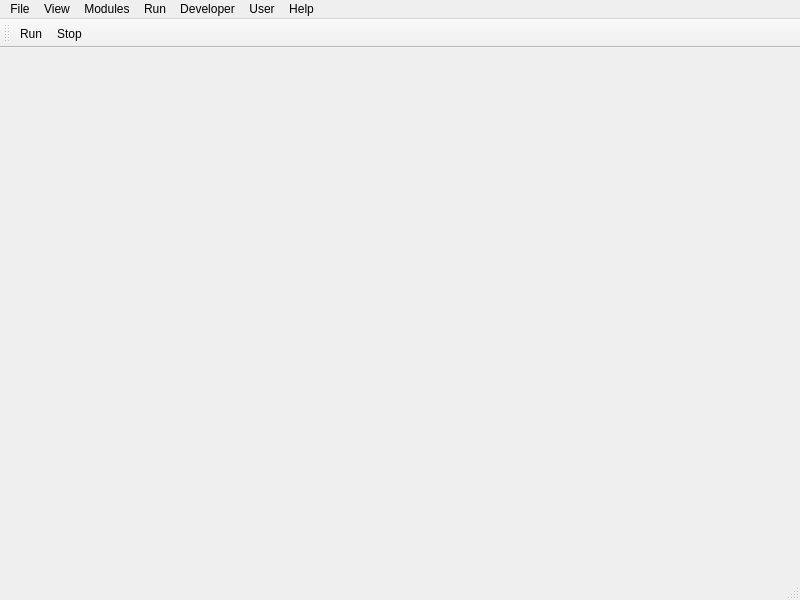
<?xml version="1.0" encoding="UTF-8"?>
<ui version="4.0">
 <class>MainWindow</class>
 <widget class="QMainWindow" name="MainWindow">
  <property name="geometry">
   <rect>
    <x>0</x>
    <y>0</y>
    <width>800</width>
    <height>600</height>
   </rect>
  </property>
  <property name="windowTitle">
   <string>MainWindow</string>
  </property>
  <widget class="QWidget" name="centralwidget"/>
  <widget class="QMenuBar" name="menubar">
   <property name="geometry">
    <rect>
     <x>0</x>
     <y>0</y>
     <width>800</width>
     <height>25</height>
    </rect>
   </property>
   <widget class="QMenu" name="menuFile">
    <property name="title">
     <string>File</string>
    </property>
    <widget class="QMenu" name="menuRecent_Projects">
     <property name="title">
      <string>Recent Projects</string>
     </property>
    </widget>
    <addaction name="actionNew_Project"/>
    <addaction name="actionOpen_Project"/>
    <addaction name="actionSave_Project"/>
    <addaction name="actionSave_Project_As"/>
    <addaction name="separator"/>
    <addaction name="menuRecent_Projects"/>
    <addaction name="separator"/>
    <addaction name="actionExamples"/>
    <addaction name="separator"/>
    <addaction name="actionExit"/>
   </widget>
   <widget class="QMenu" name="menuProject">
    <property name="title">
     <string>Modules</string>
    </property>
   </widget>
   <widget class="QMenu" name="menuRun">
    <property name="title">
     <string>Run</string>
    </property>
    <addaction name="actionRun"/>
    <addaction name="actionStop"/>
    <addaction name="separator"/>
    <addaction name="actionCompile"/>
   </widget>
   <widget class="QMenu" name="menuDeveloper">
    <property name="title">
     <string>Developer</string>
    </property>
    <addaction name="actionEdit_Module_Interface"/>
    <addaction name="actionTest_Module_Interface"/>
    <addaction name="actionUpdate_auto_h_files_for_all_modules"/>
   </widget>
   <widget class="QMenu" name="menuHelp">
    <property name="title">
     <string>Help</string>
    </property>
    <addaction name="actionAbout"/>
   </widget>
   <widget class="QMenu" name="menuView">
    <property name="title">
     <string>View</string>
    </property>
    <addaction name="actionShow_Component_Names"/>
   </widget>
   <widget class="QMenu" name="menuUser">
    <property name="title">
     <string>User</string>
    </property>
    <addaction name="actionLinks_Editor"/>
   </widget>
   <addaction name="menuFile"/>
   <addaction name="menuView"/>
   <addaction name="menuProject"/>
   <addaction name="menuRun"/>
   <addaction name="menuDeveloper"/>
   <addaction name="menuUser"/>
   <addaction name="menuHelp"/>
  </widget>
  <widget class="QStatusBar" name="statusbar"/>
  <widget class="QToolBar" name="toolBar">
   <property name="windowTitle">
    <string>toolBar</string>
   </property>
   <attribute name="toolBarArea">
    <enum>TopToolBarArea</enum>
   </attribute>
   <attribute name="toolBarBreak">
    <bool>false</bool>
   </attribute>
   <addaction name="actionRun"/>
   <addaction name="actionStop"/>
  </widget>
  <action name="actionNew_Project">
   <property name="text">
    <string>New Project</string>
   </property>
   <property name="shortcut">
    <string>Ctrl+N</string>
   </property>
  </action>
  <action name="actionOpen_Project">
   <property name="text">
    <string>Open Project...</string>
   </property>
   <property name="shortcut">
    <string>Ctrl+O</string>
   </property>
  </action>
  <action name="actionSave_Project">
   <property name="text">
    <string>Save Project</string>
   </property>
   <property name="shortcut">
    <string>Ctrl+S</string>
   </property>
  </action>
  <action name="actionSave_Project_As">
   <property name="text">
    <string>Save Project As...</string>
   </property>
   <property name="shortcut">
    <string>Ctrl+Shift+S</string>
   </property>
  </action>
  <action name="actionExamples">
   <property name="text">
    <string>Examples...</string>
   </property>
  </action>
  <action name="actionExit">
   <property name="text">
    <string>Exit</string>
   </property>
  </action>
  <action name="actionTest_Module_Interface">
   <property name="text">
    <string>Test Module Interface...</string>
   </property>
  </action>
  <action name="actionUpdate_auto_h_files_for_all_modules">
   <property name="text">
    <string>Update auto.h files for all modules</string>
   </property>
  </action>
  <action name="actionAbout">
   <property name="text">
    <string>About...</string>
   </property>
  </action>
  <action name="actionRun">
   <property name="icon">
    <iconset resource="../xclu.qrc">
     <normaloff>:/builtin_resources/themes/Integrid/icons/run.png</normaloff>:/builtin_resources/themes/Integrid/icons/run.png</iconset>
   </property>
   <property name="text">
    <string>Run</string>
   </property>
  </action>
  <action name="actionStop">
   <property name="icon">
    <iconset resource="../xclu.qrc">
     <normaloff>:/builtin_resources/themes/Integrid/icons/stop.png</normaloff>:/builtin_resources/themes/Integrid/icons/stop.png</iconset>
   </property>
   <property name="text">
    <string>Stop</string>
   </property>
  </action>
  <action name="actiona">
   <property name="text">
    <string>a</string>
   </property>
  </action>
  <action name="actionShow_Component_Names">
   <property name="checkable">
    <bool>true</bool>
   </property>
   <property name="text">
    <string>Show Components Names</string>
   </property>
  </action>
  <action name="actionLinks_Editor">
   <property name="text">
    <string>Links Editor...</string>
   </property>
  </action>
  <action name="actionCompile">
   <property name="text">
    <string>Compile</string>
   </property>
  </action>
  <action name="actionEdit_Module_Interface">
   <property name="text">
    <string>Edit Module Interface...</string>
   </property>
  </action>
 </widget>
 <resources>
  <include location="../xclu.qrc"/>
 </resources>
 <connections/>
</ui>
